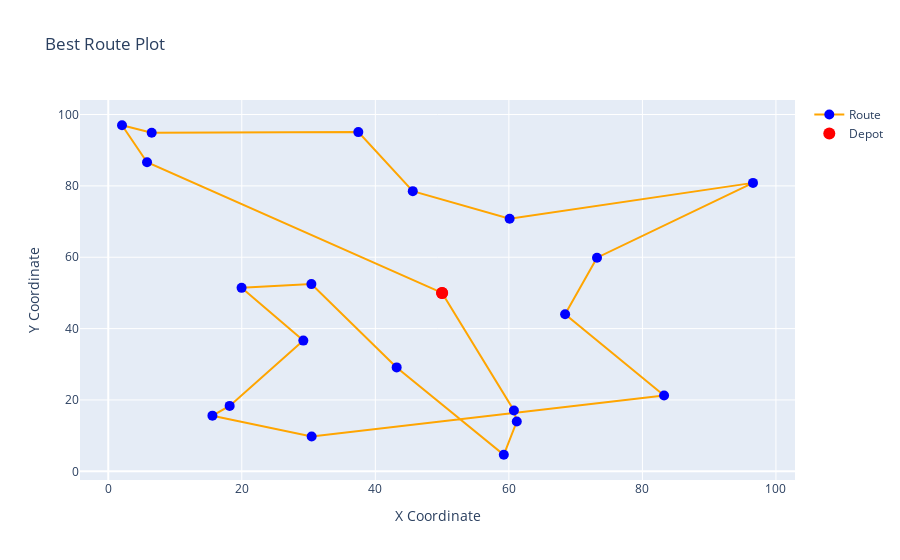

The notebook cell this image was saved under:
### Code cell
plot_route(coords_df, best_route)

### Figure 1 — Plotly figure (JSON) as saved in the notebook; plotly's stock layout.template omitted (floating-point values rounded to 4 significant figures)
{"data": [{"line": {"color": "orange", "width": 2}, "marker": {"color": "blue", "size": 10}, "mode": "markers+lines", "name": "Route", "type": "scatter", "x": [50, 5.808, 2.058, 6.505, 37.45, 45.61, 60.11, 96.56, 73.2, 68.42, 83.24, 30.46, 15.6, 18.18, 29.21, 19.97, 30.42, 43.19, 59.24, 61.19, 60.75, 50], "y": [50, 86.62, 96.99, 94.89, 95.07, 78.52, 70.81, 80.84, 59.87, 44.02, 21.23, 9.767, 15.6, 18.34, 36.64, 51.42, 52.48, 29.12, 4.645, 13.95, 17.05, 50]}, {"marker": {"color": "red", "size": 12}, "mode": "markers", "name": "Depot", "type": "scatter", "x": [50, 50], "y": [50, 50]}], "layout": {"autosize": true, "showlegend": true, "title": {"text": "Best Route Plot"}, "xaxis": {"autorange": true, "range": [-4.644, 103.3], "title": {"text": "X Coordinate"}, "type": "linear"}, "yaxis": {"autorange": true, "range": [-4.775, 106.4], "title": {"text": "Y Coordinate"}, "type": "linear"}}}
